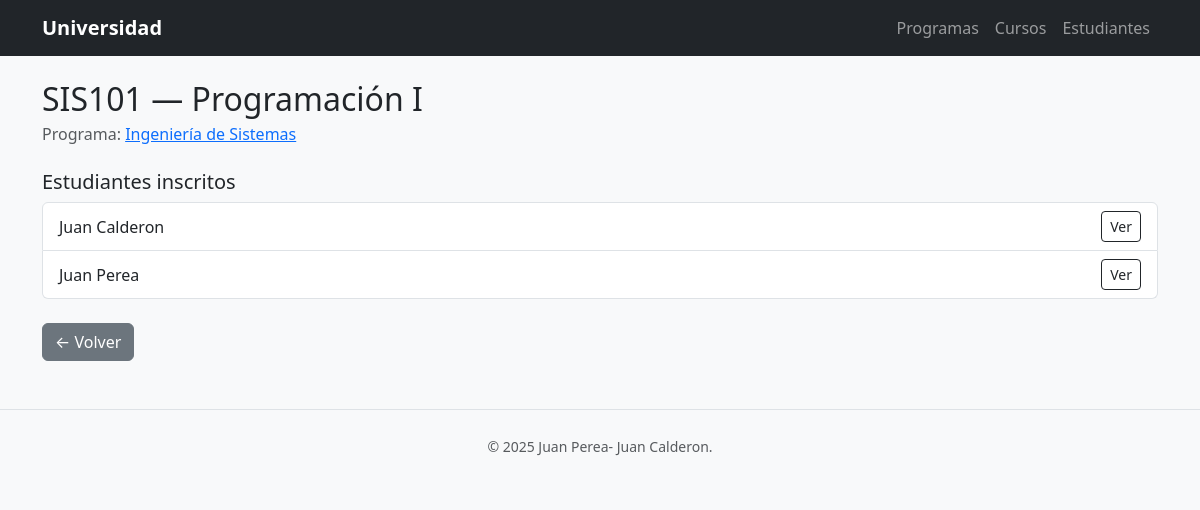
Screenshot of /cursos/1/ with the database file from the repository.
### academia/models.py (models this page shows, shortened)
class Curso(models.Model):
    nombre = models.CharField(max_length=100)
    codigo = models.CharField(max_length=20, unique=True)
    programa = models.ForeignKey(Programa, on_delete=models.CASCADE, related_name="cursos")

class Programa(models.Model):
    nombre = models.CharField(max_length=100)
    descripcion = models.TextField()

class Inscripcion(models.Model):
    estudiante = models.ForeignKey(Estudiante, on_delete=models.CASCADE, related_name="inscripciones")
    curso = models.ForeignKey(Curso, on_delete=models.CASCADE, related_name="inscripciones")
    fecha_inscripcion = models.DateTimeField(auto_now_add=True)
    class Meta:
        unique_together = ("estudiante", "curso")  # Regla de negocio: no duplicados

class Estudiante(models.Model):
    nombre = models.CharField(max_length=100)
    apellido = models.CharField(max_length=100)
    email = models.EmailField(unique=True)
    codigo_estudiantil = models.CharField(max_length=20, unique=True)
    def __str__(self):
        return f"{self.nombre} {self.apellido}"

### academia/views.py (the view)
# urls.py: path("cursos/<int:pk>/", views.detalle_curso, name="detalle_curso"),
def detalle_curso(request, pk):
    curso = get_object_or_404(Curso, pk=pk)
    return render(request, "academia/detalle_curso.html", {"curso": curso})

### academia/templates/academia/detalle_curso.html (shortened to what this page needs)
{% extends "academia/base.html" %}
{% block content %}
    <h2 class="mb-1">{{ curso.codigo }} — {{ curso.nombre }}</h2>
    <p class="text-muted mb-4">Programa: <a href="{% url 'academia:detalle_programa' curso.programa.pk %}">{{ curso.programa.nombre }}</a></p>
    <h5>Estudiantes inscritos</h5>
    <ul class="list-group mb-4">
        {% for inscripcion in curso.inscripciones.all %}
            <li class="list-group-item d-flex justify-content-between align-items-center">
                {{ inscripcion.estudiante }}
                <a href="{% url 'academia:detalle_estudiante' inscripcion.estudiante.pk %}" class="btn btn-sm btn-outline-dark">Ver</a>
            </li>
        {% empty %}
            <li class="list-group-item text-muted">No hay estudiantes inscritos.</li>
        {% endfor %}
    </ul>
    <a href="{% url 'academia:lista_cursos' %}" class="btn btn-secondary">← Volver</a>
{% endblock %}

### rows the page displays
Curso: codigo "SIS101", nombre "Programación I", programa.nombre "Ingeniería de Sistemas"
Inscripcion: estudiante "Juan Calderon"
Inscripcion: estudiante "Juan Perea"
